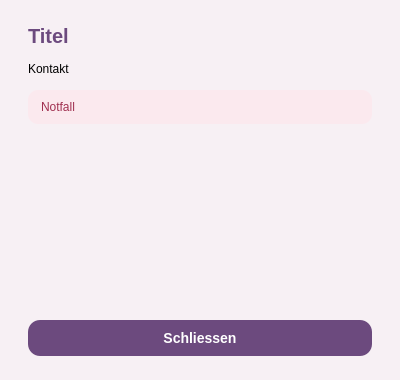
<?xml version="1.0" encoding="UTF-8"?>
<ui version="4.0">
 <class>Dialog</class>
 <widget class="QDialog" name="Dialog">
  <property name="geometry">
   <rect>
    <x>0</x>
    <y>0</y>
    <width>400</width>
    <height>380</height>
   </rect>
  </property>
  <property name="windowTitle">
   <string>Beratung und Kontakt</string>
  </property>
  <property name="styleSheet">
   <string notr="true">QDialog { background:#F7F0F4; }</string>
  </property>
  <layout class="QVBoxLayout" name="verticalLayout">
   <property name="leftMargin"><number>28</number></property>
   <property name="topMargin"><number>24</number></property>
   <property name="rightMargin"><number>28</number></property>
   <property name="bottomMargin"><number>24</number></property>
   <property name="spacing"><number>14</number></property>
   <item>
    <widget class="QLabel" name="lblTitel">
     <property name="text"><string>Titel</string></property>
     <property name="styleSheet"><string notr="true">font-size:20px; font-weight:bold; color:#6C4A7E;</string></property>
    </widget>
   </item>
   <item>
    <widget class="QLabel" name="lblKontakt">
     <property name="text"><string>Kontakt</string></property>
     <property name="wordWrap"><bool>true</bool></property>
    </widget>
   </item>
   <item>
    <widget class="QLabel" name="lblNotfall">
     <property name="text"><string>Notfall</string></property>
     <property name="wordWrap"><bool>true</bool></property>
     <property name="styleSheet"><string notr="true">font-size:12px; color:#A03050; background:#FBE9EE; border-radius:10px; padding:10px;</string></property>
    </widget>
   </item>
   <item>
    <spacer name="verticalSpacer">
     <property name="orientation"><enum>Qt::Vertical</enum></property>
     <property name="sizeHint" stdset="0"><size><width>20</width><height>20</height></size></property>
    </spacer>
   </item>
   <item>
    <widget class="QPushButton" name="btnSchliessen">
     <property name="text"><string>Schliessen</string></property>
     <property name="styleSheet"><string notr="true">QPushButton { background:#6C4A7E; color:#fff; border:none; border-radius:12px; padding:10px; font-size:14px; font-weight:bold; } QPushButton:hover { background:#5A3D6A; }</string></property>
    </widget>
   </item>
  </layout>
 </widget>
 <resources/>
 <connections/>
</ui>
